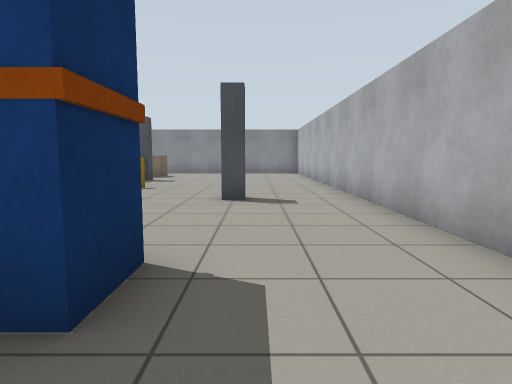
[1] (above)

21 first-person views from a walk through a world built for the Gazebo simulator. The camera is 0.94 m above the floor, tilts 6° down and sees 75° across. The floor is counted in squares, 1 m on a side. Each view is taken from the middle of a square. On the plan, view 1 faces up. The plan holds only what a view shows up to about 12 squares ahead; the rest is blank.

[2]
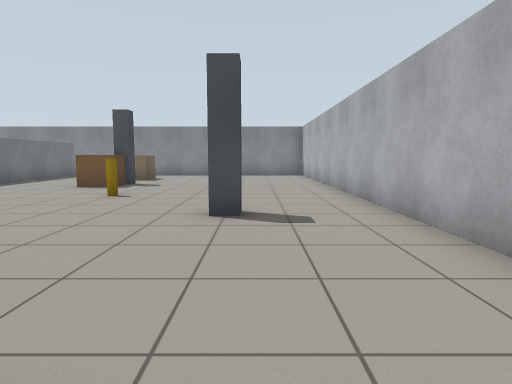

[3]
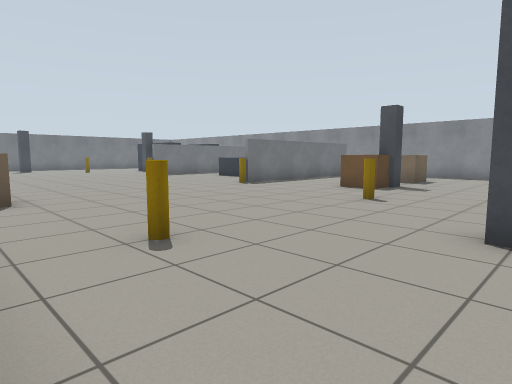

[4]
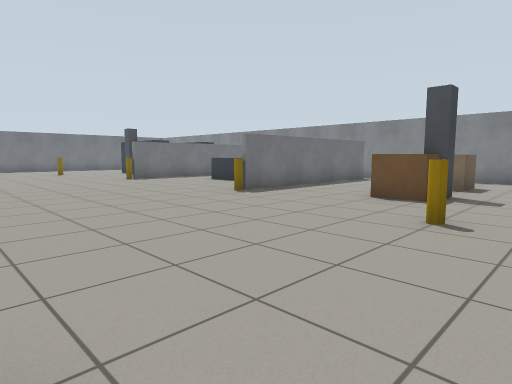

[5]
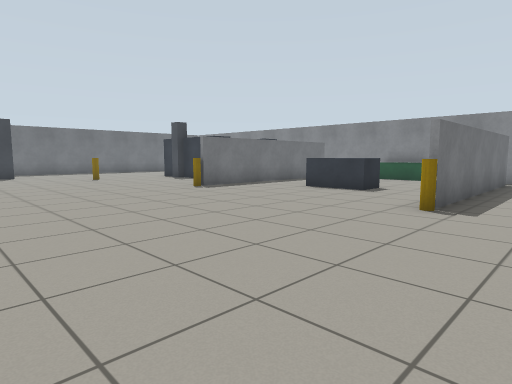

[6]
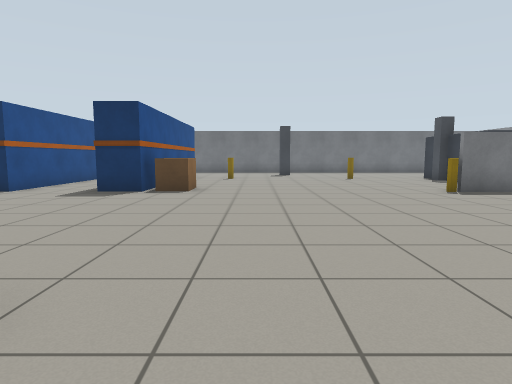

[7]
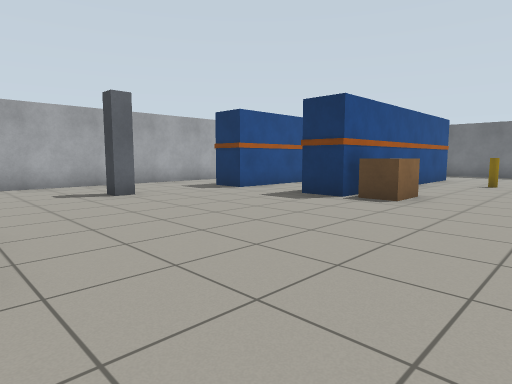

[8]
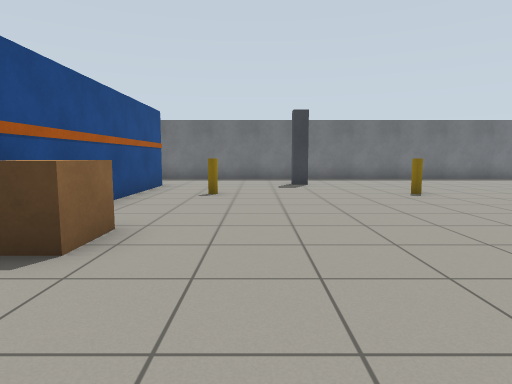

[9]
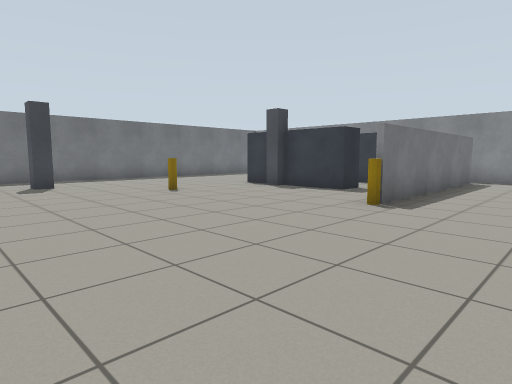

[10]
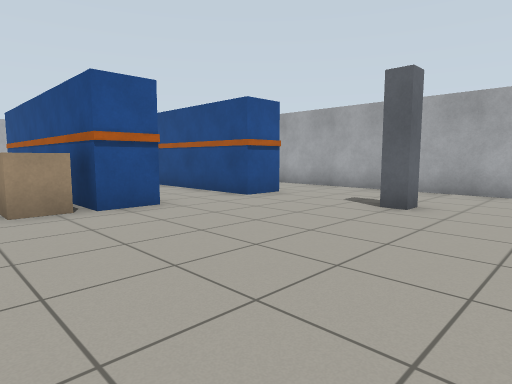

[11]
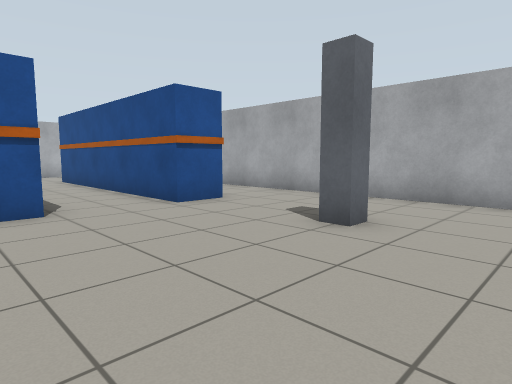

[12]
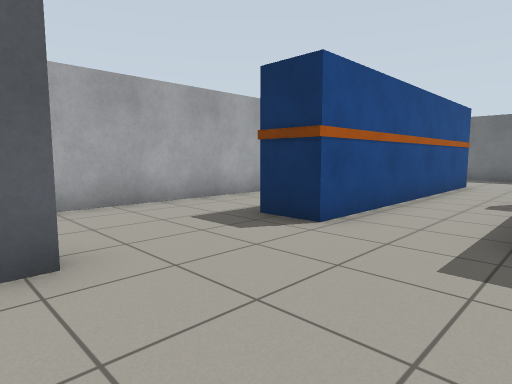

[13]
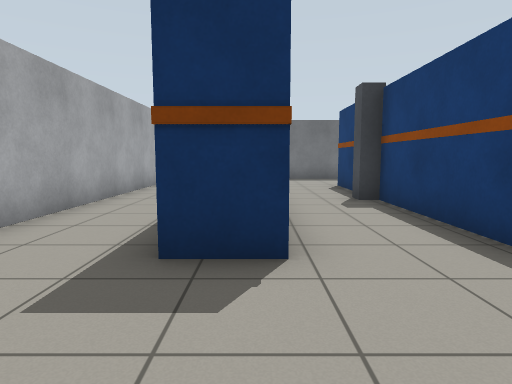

[14]
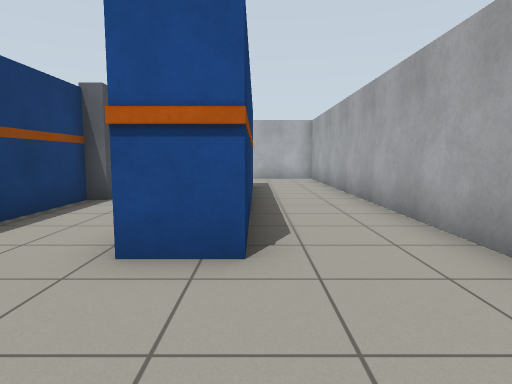

[15]
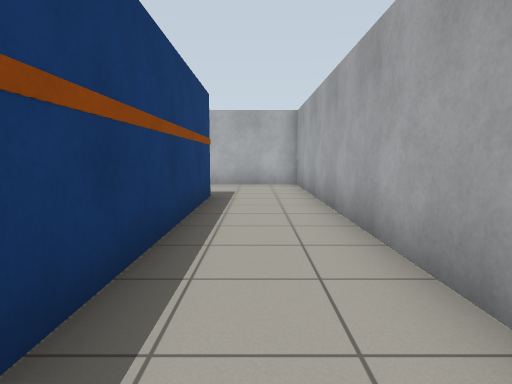

[16]
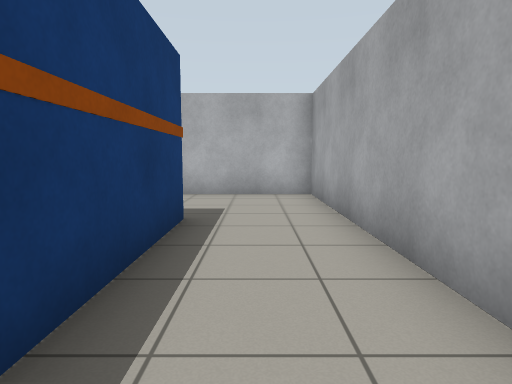

[17]
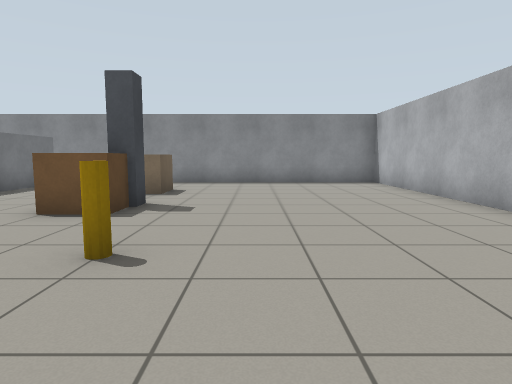

[18]
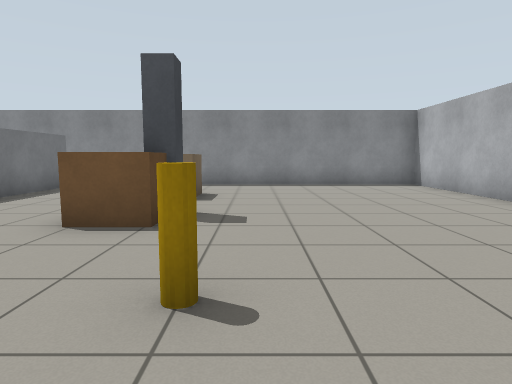

[19]
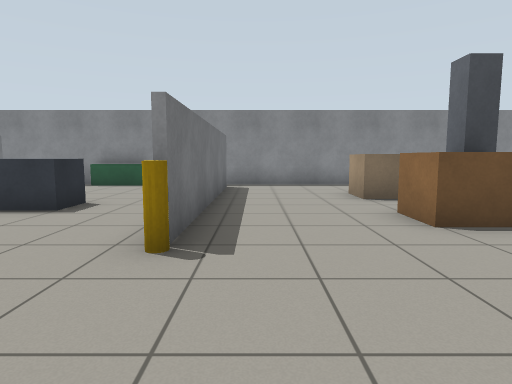

[20]
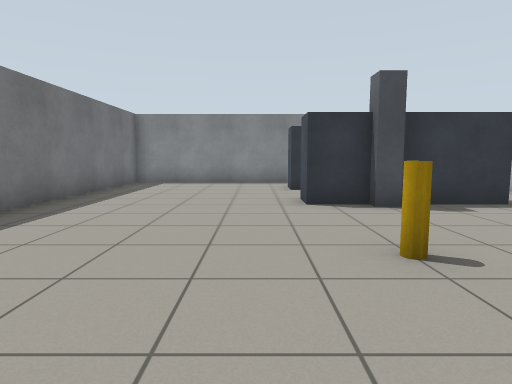

[21]
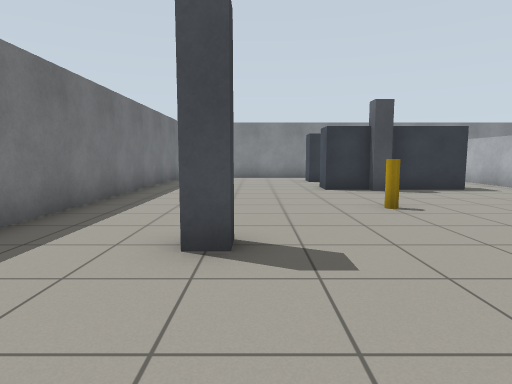

### Floor plan
Points are (right, up) in squares from view 1. A wall is a line through its corners. A room is listed if a view was taken in it or the views show most of it. See-through windows are left out.
Room 1 (views 1, 2, 3, 4, 5, 6, 7, 8, 9, 10, 11, 12, 13, 14, 15, 16, 17, 18, 19, 20, 21)
walls: (-9, 1.6) (-9, 2.9) (-1, 2.9) (-1, 1.7) (-1.4, 1.7); (-16.1, 14.2) (-16.1, 16.1); (-16.4, 1.7) (-20.2, 1.7); (-18, 14.5) (-18, 13.6) (-22, 13.6) (-22, 14.5); (-4.8, 1.7) (-7.2, 1.7); (-8.9, 18.5) (-8.9, 11.5); (-16, 18.5) (-16, 11.5); (-22.2, 1.7) (-24.1, 1.7); (-24, 2.9) (-16, 2.9) (-16, 1.6); (-22, 16.5) (-22, 17.5); (-0.9, -1.9) (-9, -1.9) (-9, -0.7) (-1.5, -0.7); (-24.1, -0.7) (-16, -0.7) (-16, -2); (2.4, 3) (2.4, 19.4) (-16.6, 19.4); (-24.4, -4.4) (2.4, -4.4) (2.4, -1.1); (-27.4, 19.1) (-27.4, 6.9)
low walls: (-11.6, 18.9) (-13.5, 18.9)
objects: pillar (-24, 8); pillar (-21, 1) to (-20, 1); yellow cylinder (-21, 5); yellow cylinder (-21, 10); pillar (-21, 13) to (-20, 13); pallet (-17, 4) to (-16, 4); yellow cylinder (-16, 11); conveyor (-13, 14) to (-12, 15); pillar (-12, -1); pallet (-9, 4) to (-8, 4); yellow cylinder (-9, 11); pillar (-5, 1) to (-4, 1); crate (-5, 13); crate (-5, 16); pillar (-4, 13) to (-4, 14); yellow cylinder (-3, 5); yellow cylinder (-3, 10); pillar (0, 8)

Positions as (right, up) in squares from view 1, and headings:
1: (0, 0), facing up
2: (0, 2), facing up
3: (0, 3), facing up-left
4: (-2, 5), facing up-left
5: (-7, 5), facing up-left
6: (-7, 6), facing left
7: (-9, 7), facing down-left
8: (-13, 6), facing left
9: (-13, 5), facing up-left
10: (-15, 5), facing down-right
11: (-15, 3), facing down-right
12: (-12, 2), facing down-left
13: (-13, -1), facing left
14: (-12, -2), facing right
15: (-9, -3), facing right
16: (-6, -3), facing right
17: (-2, 7), facing up
18: (-3, 8), facing up
19: (-8, 8), facing up
20: (-23, 7), facing up
21: (-24, 4), facing up
